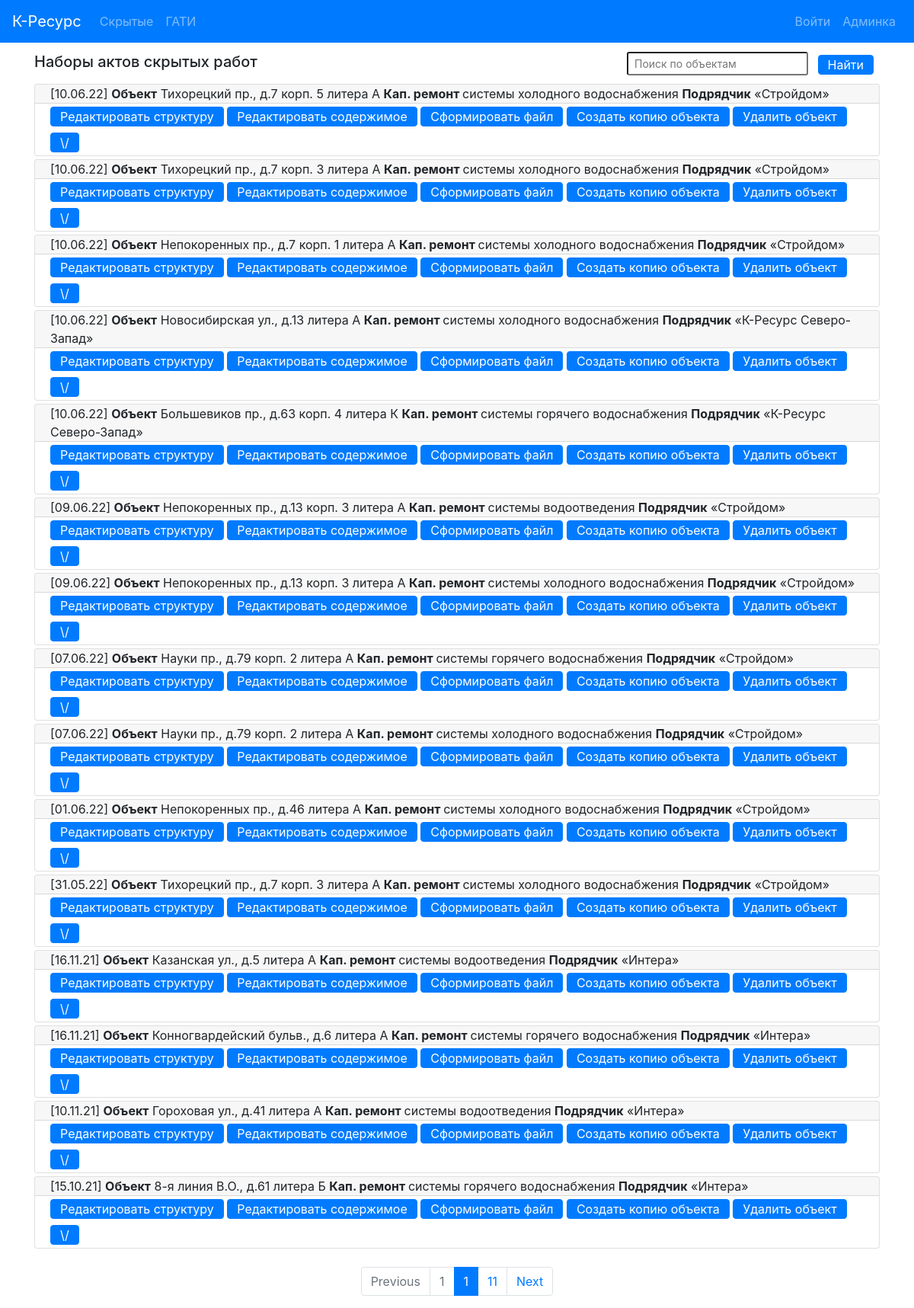
Before: /actbase/ with the older database file.
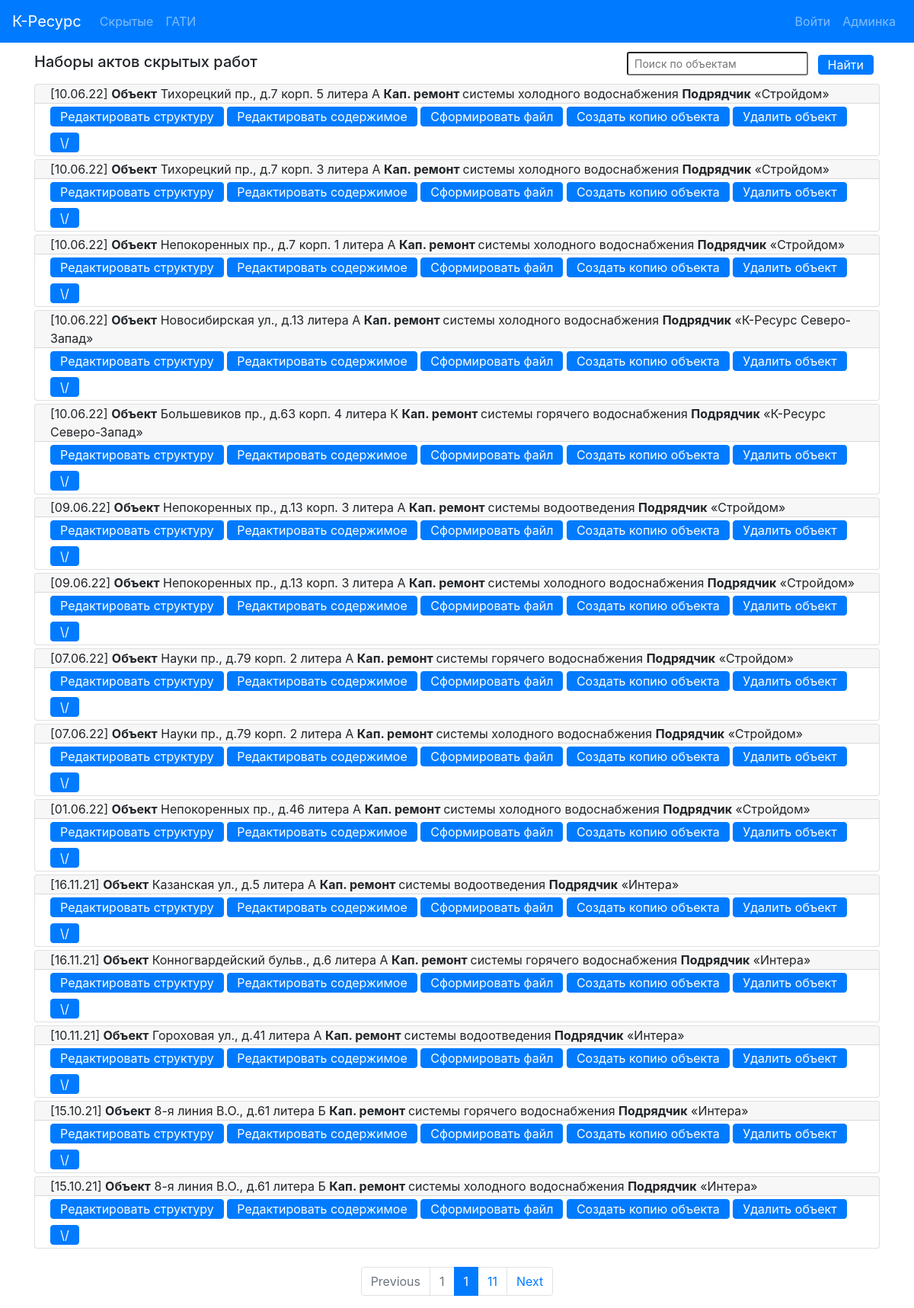
After: the same page with the newer database file.
### hiddenactsbase/models.py (models this page shows, shortened)
class ObjectActs(models.Model):
    create_date = models.DateField(blank=False, default=date(2019, 12, 6))
    address = models.CharField(max_length=500, verbose_name='Адрес', blank=False)
    system_type = models.CharField(max_length=500, verbose_name='тип')
    designer = models.CharField(max_length=500, verbose_name='Проектант')
    contractor = models.CharField(max_length=500, verbose_name='Подрядчик',
                                  default='Общество с ограниченной ответственностью «Интера».')
    contractor_requisite = models.CharField(max_length=500, verbose_name='Реквизиты подрядчика',
                                            default='Свидетельство о государственной регистрации серия 78' +
                                                    '№007274277 от  02.09.2009, ОГРН 1097847236783, ' +
                                                    'ИНН 7805498649, 198188, г. Санкт-Петербург,' +
                                                    ' ул. Возрождения, д.20, литер А, тел. 242-78-10.')
    supervisor_engineer = models.CharField(max_length=200, verbose_name='Технадзор')
    contractor_engineer = models.CharField(max_length=200, verbose_name='Прораб')
    contractor_supervisor = models.CharField(max_length=200, verbose_name='Технадзор наш', blank=True)
    designer_engineer = models.CharField(max_length=200, verbose_name='Проектировщик', blank=True)
    project_number = models.CharField(max_length=100, verbose_name='Ном. проекта')
    exec_documents = models.CharField(max_length=500, verbose_name='Исполн.')
    supervisor_engineer_decree = models.CharField(max_length=200, verbose_name='Приказ технадзора')
    contractor_engineer_decree = models.CharField(max_length=200, verbose_name='Приказ прораба')
    contractor_supervisor_decree = models.CharField(max_length=200, verbose_name='Приказ технадз. наш', blank=True)
    designer_engineer_decree = models.CharField(max_length=200, verbose_name='Приказ проектировщика', blank=True)
    acts_instance_num = models.CharField(max_length=100, verbose_name='Кол-во экземпляров', blank=True)
    acts = models.ManyToManyField('HiddenActIS', blank=True, related_name='object_acts')
    blow_down_act = models.ForeignKey('BlowDownAct', blank=True, null=True, on_delete=models.CASCADE)
    class Meta:
        verbose_name = 'Набор актов объекта '
    def get_absolute_url(self):
        return reverse('object_detail_url', kwargs={'pk': self.pk})
    def get_edit_url(self):
        return reverse('object_edit_url', kwargs={'pk': self.pk})
    def get_short_contractor(self):
        s = re.findall(r"[\"\«\»\']\D+?[\"\«\»\']", self.contractor)
        if len(s) == 0:
            return self.contractor
        else:
            return s[0]

### hiddenactsbase/views.py (the view, shortened to what this page needs)
# urls.py: path('', ObjectsList.as_view(), name='objects_list_url'),
class ObjectsList(View):
    @staticmethod
    def get(request):
        objs = ObjectActs.objects.order_by("-id")
        search_form = SearchForm()
        return paged_output(request, objs, 'hiddenactsbase/index.html', search_form)

### hiddenactsbase/forms.py
class SearchForm (forms.Form):
    search_object = forms.CharField (max_length=100)
    def __init__(self, *args, **kwargs):
        super(forms.Form, self).__init__(*args, **kwargs)
        self.fields['search_object'].widget.attrs['class'] = 'align-self-center form-control-sm mr-sm-2'
        self.fields['search_object'].widget.attrs['placeholder'] = 'Поиск по объектам'

### hiddenactsbase/views.py (called while the page is built)
def paged_output(request, objects, template, search_form):
    paginator = Paginator(objects, 15)
    page = request.GET.get('page')
    page_objs = paginator.get_page(page)
    return render(request, template,
                  context={'objects_acts': page_objs,
                           'search_form': search_form
                           })

### hiddenactsbase/templates/hiddenactsbase/index.html (shortened to what this page needs)
{% extends 'base.html' %}
{% block mycontent %}
    <div class="container">
        <div class="d-flex justify-content-between align-items-center pt-2">
            <div>
                <h5>Наборы актов скрытых работ</h5>
            </div>
            <div>
                <form action="{% url 'objects_list_url' %}" method="post">
                    {{ search_form.search_object }}
                    <button class="align-self-center btn btn-primary py-0 my-2 mr-2" type="submit">Найти</button>
                </form>
            </div>
        </div>
    </div>
    <div class="container">
    {% for obj in objects_acts %}
        <div class="card my-1">
          <div class="card-header py-0 ">
              [{{ obj.create_date|date:"d.m.y" }}] <b>Объект</b> {{ obj.address }} <b>Кап. ремонт </b> {{ obj.system_type }} <b>Подрядчик</b> {{ obj.get_short_contractor }}
          </div>
          <div class="card-body py-0">
            <a href="{{ obj.get_absolute_url }}" class="btn btn-primary  my-1 py-0">Редактировать структуру</a>
            <a href="{{ obj.get_edit_url }}" class="btn btn-primary  my-1 py-0">Редактировать содержимое</a>
            <a href="{% url 'make_word_file' obj.pk %}" class="btn btn-primary my-1 py-0">Сформировать файл</a>
            <a href="{% url 'copy_object' obj.pk %}" class="btn btn-primary  my-1 py-0">Создать копию объекта</a>
            <a href="{% url 'delete_object' obj.pk %}" class="btn btn-primary  my-1 py-0 del_btn">Удалить объект</a>
            <a class="btn btn-primary my-1 py-0" data-toggle="collapse" href="#collapseExample{{ obj.pk }}" role="button" aria-expanded="false" aria-controls="collapseExample{{ obj.pk }}">
                \/
            </a>
          </div>
        </div>
    {% endfor %}
    </div>
    <nav>
        <ul class="pagination justify-content-center mt-4">
            {% if objects_acts.has_previous %}
                <li class="page-item">
                  <a class="page-link" href="?page={{ objects_acts.previous_page_number }}" tabindex="-1" aria-disabled="false">Previous</a>
                </li>
                <li class="page-item"><a class="page-link" href="?page=1">1</a></li>
            {% else %}
                <li class="page-item disabled">
                  <a class="page-link" href="" tabindex="-1" aria-disabled="true">Previous</a>
                </li>
                <li class="page-item disabled"><a class="page-link" href="">1</a></li>
            {% endif %}
            <li class="page-item active" aria-current="page">
              <a class="page-link" href="">{{ objects_acts.number }} <span class="sr-only">(current)</span></a>
            </li>
            {% if objects_acts.has_next %}
                <li class="page-item">
                    <a class="page-link" href="?page={{ objects_acts.paginator.num_pages }}">{{ objects_acts.paginator.num_pages }}</a>
                </li>
                <li class="page-item">
                    <a class="page-link" href="?page={{ objects_acts.next_page_number }}" aria-disabled="false">Next</a>
                </li>
            {% endif %}
        </ul>
    </nav>
{% endblock %}

Changed rows visible on the page:
removed ObjectActs: create_date "31.05.22", address "Тихорецкий пр., д.7 корп. 3 литера А", system_type "системы холодного водоснабжения", get_short_contractor "«Стройдом»"
now on this page (row unchanged): ObjectActs: create_date "15.10.21", address "8-я линия В.О., д.61 литера Б", system_type "системы холодного водоснабжения", get_short_contractor "«Интера»"
